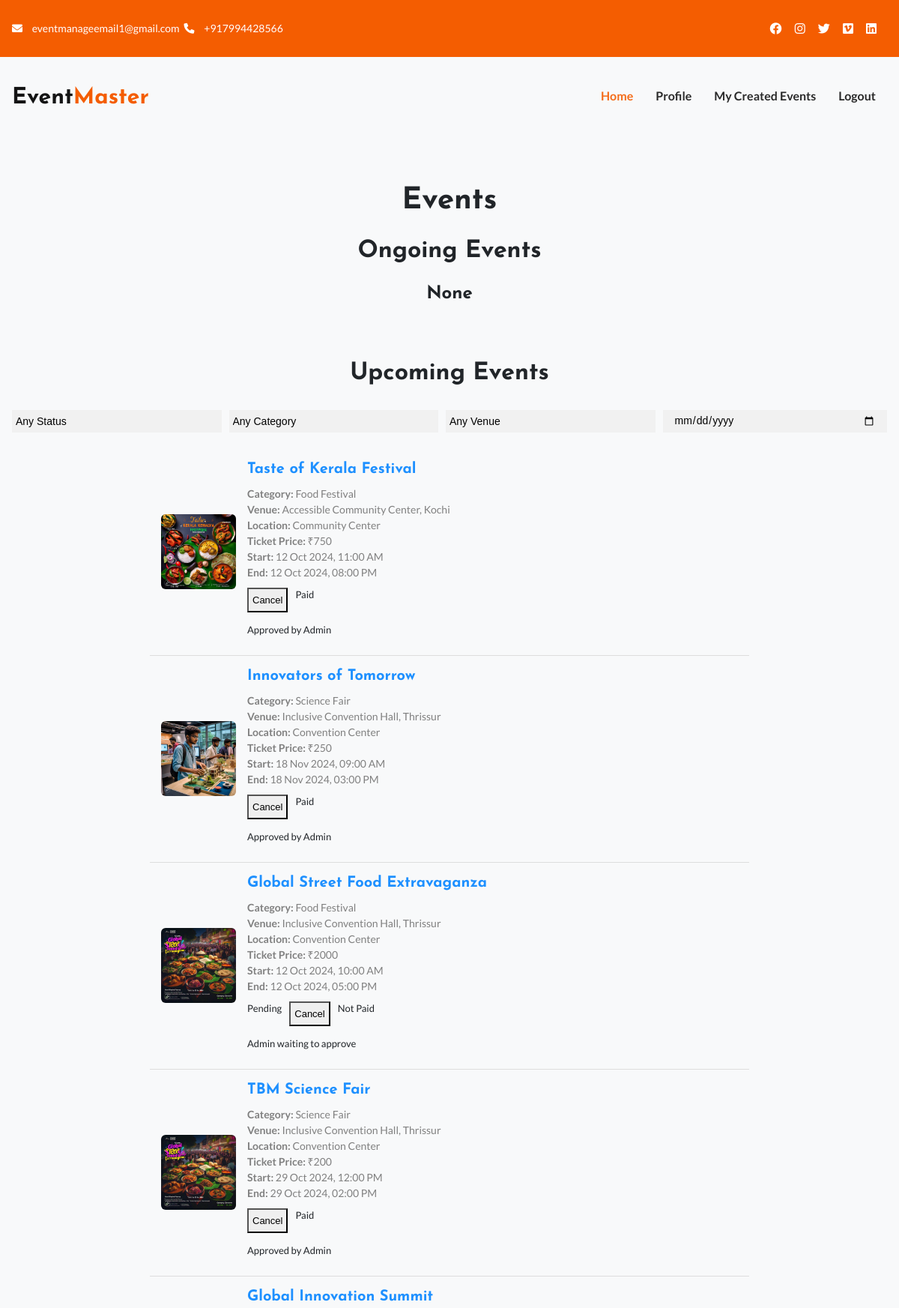
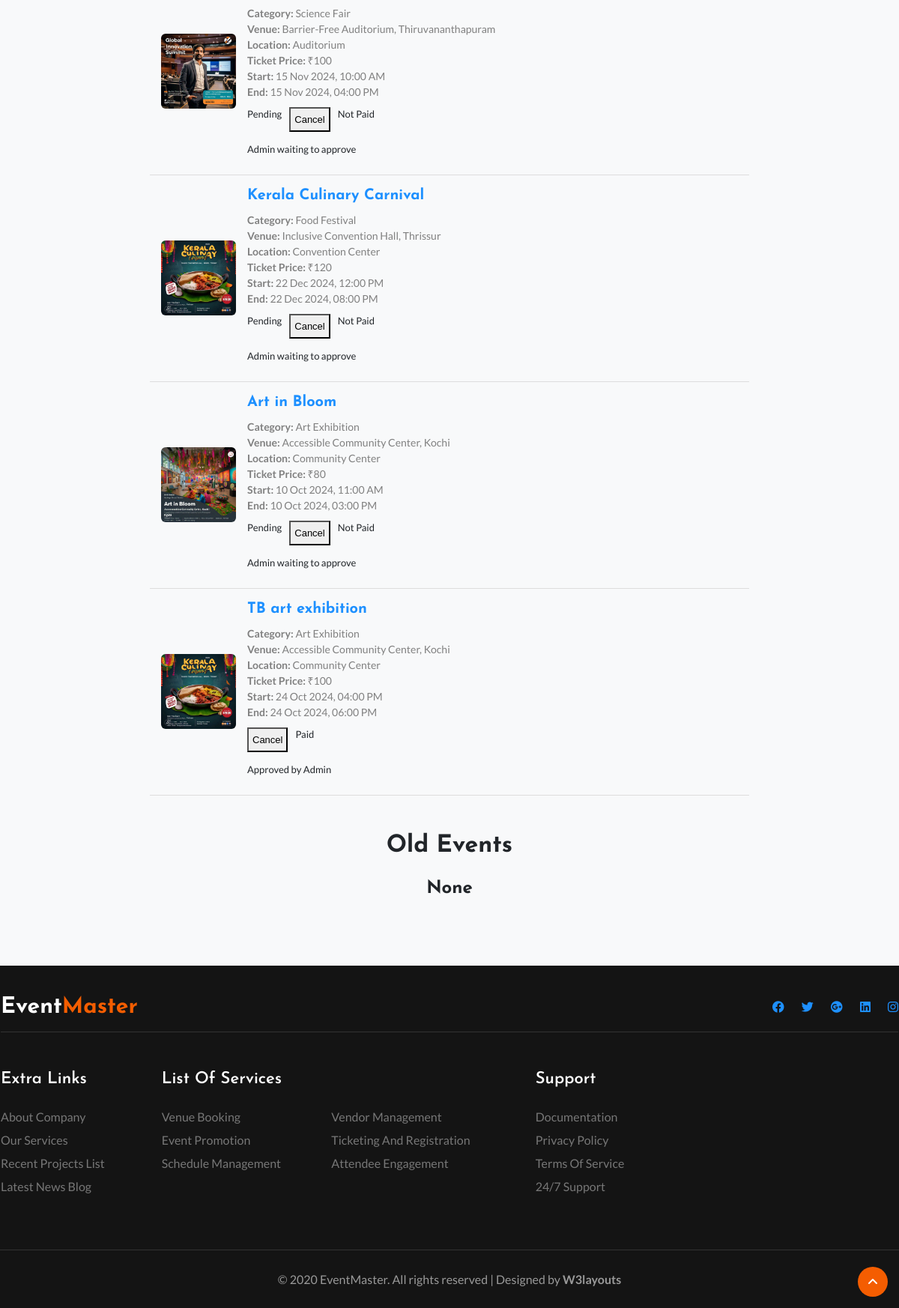
Page /organizerevents (signed in) on the committed database (2 pictures, top to bottom).
### event_manage_app/models.py (models this page shows)
class Event(models.Model):
    name = models.CharField(max_length=255)
    image = models.FileField()
    category = models.ForeignKey(EventCategory, on_delete=models.SET_NULL, null=True)
    organizer = models.ForeignKey(Organizer, on_delete=models.SET_NULL, null=True)
    user = models.ForeignKey(User, on_delete=models.SET_NULL, null=True)
    venue = models.ForeignKey(Venue, on_delete=models.SET_NULL, null=True)
    ticketprice = models.PositiveIntegerField()
    maxparticipants = models.PositiveIntegerField()
    start = models.DateTimeField()
    end = models.DateTimeField()
    details = models.TextField()
    approvedbyadmin = models.BooleanField(default=False)
    payed = models.BooleanField(default=False)
    participants=models.PositiveIntegerField(default=0)
    status = models.CharField(max_length=100,default='pending')
    statusreason = models.TextField(default='Admin waiting to approve')
    approveddate = models.DateTimeField(null=True, blank=True)
    price=models.PositiveIntegerField(default=0)
    isrefunded = models.BooleanField(default=False)
    refunddate = models.DateTimeField(null=True, blank=True)
    refundid = models.CharField(max_length=150,default='nil')
    refundprice = models.PositiveIntegerField(default=0)

class EventCategory(models.Model):
    name = models.CharField(max_length=255)
    OPTION_ONE = 'organizer'
    OPTION_TWO = 'userandorganizer'
    OPTIONS = [
        (OPTION_ONE, 'Organizer level'),
        (OPTION_TWO, 'User Level'),
    ]
    level = models.CharField(
        max_length=50,
        choices=OPTIONS,
        default=OPTION_ONE,
    )
    priceperhour = models.PositiveIntegerField()

class Venue(models.Model):
    name = models.CharField(max_length=255)
    image = models.FileField()
    address = models.TextField()
    district = models.CharField(max_length=100)
    location = models.CharField(max_length=200)
    pincode = models.CharField(max_length=6)
    gmaplink = models.CharField(max_length=255,default="www.chat.openai.com")
    maxparticipants = models.PositiveIntegerField()

### event_manage_app/views.py (the view)
# urls.py: path('organizerevents', views.organizerevents, name='organizerevents'),
def organizerevents(re):
    if 'user' in re.session:
        try:
            c = Organizer.objects.get(username=re.session['user'])
        except Exception:
            return redirect(login)
        updaterejected()
        current_datetime = timezone.now()
        now = current_datetime
        len1 = 0
        len2 = 0
        len3 = 0
        events = Event.objects.filter(organizer=c)
        for event in events:
            if event.start <= now and event.end >= now:
                len1 += 1
            elif event.start > now:
                len2 += 1
            elif event.end < now:
                len3 += 1
        status_values = ['pending', 'approved', 'rejected', 'paid', 'cancelled']
        venues = Venue.objects.all()
        categories = EventCategory.objects.all()
        return render(re, 'organizerevents.html', {'events': events, 'now': now, 'len1': len1, 'len2': len2, 'len3': len3,'status_values': status_values, 'venues': venues,'categories': categories})
    messages.warning(re,"Organizer not logged in")
    return redirect(login)

### event_manage_app/views.py (called while the page is built)
def updaterejected():
    current_datetime = timezone.now()
    now = current_datetime
    events = Event.objects.filter(status='approved')
    for event in events:
        if (event.approveddate is not None) and (event.approveddate <= current_datetime - timedelta(hours=24)):
            event.status = 'rejected'
            event.statusreason = 'Rejected by not Paying within 24Hrs'
            event.save()  # Save the updated event status

### templates/organizerevents.html (shortened to what this page needs)
<!doctype html>
<html lang="zxx">
<head>
	{% load static %}
    <link href="https://maxcdn.bootstrapcdn.com/bootstrap/4.5.2/css/bootstrap.min.css" rel="stylesheet">
	<link rel="stylesheet" href="{% static 'css/style-starter.css' %}">
	<link rel="stylesheet" href="https://cdnjs.cloudflare.com/ajax/libs/font-awesome/6.0.0-beta3/css/all.min.css">
</head>
<body>
	<section class="w3l-top-header-content">
		<div class="hny-top-menu">
			<div class="container">
				<div class="row">
					<ul class="accounts col-sm-8">
						<li class="top_li mr-lg-0"><span class="fa fa-envelope-o"></span>
							<a href="mailto:eventmanageemail1@gmail.com" class="mail"> eventmanageemail1@gmail.com</a>
						</li>
						<li class="top_li"><span class="fa fa-phone"></span>
							<a href="tel:+917994428566">+917994428566</a>
						</li>
					</ul>
					<ul class="social-top col-sm-4">
						<li><a href="https://www.facebook.com/login.php/"><span class="fab fa-facebook"></span></a></li>
						<li><a href="https://www.instagram.com/accounts/login/?hl=en"><span class="fab fa-instagram"></span></a> </li>
						<li><a href="https://twitter.com/login"><span class="fab fa-twitter"></span></a></li>
						<li><a href="https://vimeo.com/log_in"><span class="fab fa-vimeo"></span></a> </li>
						<li>
							<a href="https://www.linkedin.com/login">
								<span class="fab fa-linkedin"></span>
							</a>
						</li>
					</ul>
				</div>
			</div>
		</div>
	</section>
	<header class="w3l-header-nav">
		<nav class="navbar navbar-expand-lg navbar-light fill px-lg-0 py-0 px-3">
			<div class="container">
				<h1><a class="navbar-brand" href="index.html">Event<span>Master</span></a></h1>
				<div class="collapse navbar-collapse" id="navbarSupportedContent">
					<ul class="navbar-nav ml-auto">
						<li class="nav-item active">
							<a class="nav-link" href="organizerhome">Home</a>
						</li>
						<li class="nav-item">
							<a class="nav-link" href="organizerprofile">Profile</a>
						</li>
						<li class="nav-item">
							<a class="nav-link" href="organizerevents">My Created Events</a>
						</li>
						<li class="nav-item">
							<a class="nav-link" href="logout">Logout</a>
						</li>
					</ul>
				</div>
			</div>
		</nav>
	</header>
<div class="container my-5">
    <h1 class="text-center mb-4">Events</h1>
    <h2 class="text-center mb-4">Ongoing Events</h2>
    {% if len1 == 0 %}
    <h4 class="text-center mb-4">None</h4>
    {% endif %}
        <br>
        <br>
    <h2 class="text-center mb-4">Upcoming Events</h2>
    <form id="event-filter-form" class="filter-form">
        <select id="status-dropdown" class="filter-dropdown">
            <option value="any">Any Status</option>
        </select>
        <select id="category-dropdown" class="filter-dropdown">
            <option value="any">Any Category</option>
        </select>
        <select id="venue-dropdown" class="filter-dropdown">
            <option value="any">Any Venue</option>
        </select>
        <input type="date" id="start-date" class="filter-dropdown">
    </form>
    <div id="events-container">
        {% for event in events %}
        {% if event.start > now %}
        <div class="event-item" data-status="{{ event.status }}" data-organizer-id="{{ event.organizer.id }}" data-category-id="{{ event.category.id }}" data-venue-id="{{ event.venue.id }}" data-start-date="{{ event.start.date }}">
            <div class="event-image">
                <img src="{{ event.image.url }}" alt="{{ event.name }}">
            </div>
            <div class="event-details">
                <a href="{% url 'singleeventorganizer' d=event.id %}"><h5>{{ event.name }}</h5></a>
                <p>
                    <strong>Category:</strong> {{ event.category.name }}<br>
                    <strong>Venue:</strong> {{ event.venue.name }}<br>
                    <strong>Location:</strong> {{ event.venue.location }}<br>
                    <strong>Ticket Price:</strong> ₹{{ event.ticketprice }}<br>
                    <strong>Start:</strong> {{ event.start|date:"d M Y, h:i A" }}<br>
                    <strong>End:</strong> {{ event.end|date:"d M Y, h:i A" }}
                </p>
                <div class="status-section">
                    {% if event.status == 'pending' %}
                    <label>Pending</label>
                    <a href="{% url 'canceleventorganizer' d=event.id %}">
                        <button>Cancel</button>
                    </a>
                    {% elif event.status == 'rejected' %}
                    <label>Rejected</label>
                    {% elif event.status == 'paid' %}
                        <a href="{% url 'canceleventorganizer' d=event.id %}">
                            <button>Cancel</button>
                        </a>
                    {% elif event.status == 'cancelled' %}
                        <label>Cancelled</label>
                    {% endif %}
                    {% if event.payed %}
                    <label>Paid</label>
                    {% else %}
                    <label>Not Paid</label>
                    {% endif %}
                </div>
                <div class="status-reason">
                    <label>{{ event.statusreason }}</label>
                </div>
            </div>
        </div>
        {% endif %}
        {% endfor %}
    </div>
        <br>
        <br>
    <h2 class="text-center mb-4">Old Events</h2>
    {% if len3 == 0 %}
    <h4 class="text-center mb-4">None</h4>
    {% endif %}
	</div>
	<footer class="w3l-footer-66">
		<div class="footer-28-main">
			<div class="container">
				<div class="row footer-hny-top">
					<div class="col-lg-6 footer-logo pl-lg-0">
						<h2><a class="navbar-brand" href="index.html">Event<span>Master</span></a></h2>
					</div>
					<div class="col-lg-6 main-social-footer-28 pr-lg-0">
						<a href="https://www.facebook.com/login.php/"><span class="fab fa-facebook"></a>
						<a href="https://twitter.com/login"><span class="fab fa-twitter"></a>
						<a href="https://accounts.google.co.in/"><span class="fab fa-google-plus"></a>
						<a href="https://www.linkedin.com/login"><span class="fab fa-linkedin"></a>
						<a href="https://www.instagram.com/accounts/login/?hl=en"><span class="fab fa-instagram"></a>
					</div>
				</div>
				<div class="row footer-top-28">
					<div class="col-lg-2 col-md-6 footer-list-28 pl-lg-0">
						<h6 class="footer-title-28">Extra Links</h6>
						<ul>
							<li><a href="about">About Company</a></li>
							<li><a href="services">Our Services</a></li>
							<li><a href="portfolio">Recent projects list</a></li>
							<li><a href="blog">Latest News blog</a></li>
						</ul>
					</div>
					<div class="col-lg-5 col-md-6 footer-list-28">
						<h6 class="footer-title-28">list of Services</h6>
						<ul class="d-grid footer-column-2">
							<li><a href="services.html">Venue Booking</a></li>
							<li><a href="services.html">Vendor Management</a></li>
							<li><a href="services.html">Event Promotion</a></li>
							<li><a href="services.html">Ticketing and Registration</a></li>
							<li><a href="services.html">Schedule Management</a></li>
							<li><a href="services.html">Attendee Engagement</a></li>
						</ul>
					</div>
					<div class="col-lg-2 col-md-6 footer-list-28">
						<h6 class="footer-title-28">Support</h6>
						<ul>
							<li><a href="#link">Documentation</a></li>
							<li><a href="#link">Privacy policy</a></li>
							<li><a href="#link">Terms of service</a></li>
							<li><a href="#link">24/7 support</a></li>
						</ul>
					</div>
					<div class="col-lg-3 col-md-6 footer-list-28 pr-lg-0">
					</div>
				</div>
			</div>
			<div class="midd-footer-28 align-center">
				<p class="copy-footer-28">© 2020 EventMaster. All rights reserved | Designed by <a
						href="https://w3layouts.com">W3layouts</a></p>
			</div>
		</div>
		<button onclick="topFunction()" id="movetop" title="Go to top">
			<span class="fa fa-angle-up"></span>
		</button>
	</footer>
</body>
</html>

### rows in the picture
Event: image (picture), name "Taste of Kerala Festival", category.name "Food Festival", venue.name "Accessible Community Center, Kochi", venue.location "Community Center", ticketprice "750", start "12 Oct 2024, 11:00 AM", end "12 Oct 2024, 08:00 PM", status "Cancel", payed "Paid", statusreason "Approved by Admin"
Event: image (picture), name "Innovators of Tomorrow", category.name "Science Fair", venue.name "Inclusive Convention Hall, Thrissur", venue.location "Convention Center", ticketprice "250", start "18 Nov 2024, 09:00 AM", end "18 Nov 2024, 03:00 PM", status "Cancel", payed "Paid", statusreason "Approved by Admin"
Event: image (picture), name "Global Street Food Extravaganza", category.name "Food Festival", venue.name "Inclusive Convention Hall, Thrissur", venue.location "Convention Center", ticketprice "2000", start "12 Oct 2024, 10:00 AM", end "12 Oct 2024, 05:00 PM", status "Pending", payed "Not Paid", statusreason "Admin waiting to approve"
Event: image (picture), name "TBM Science Fair", category.name "Science Fair", venue.name "Inclusive Convention Hall, Thrissur", venue.location "Convention Center", ticketprice "200", start "29 Oct 2024, 12:00 PM", end "29 Oct 2024, 02:00 PM", status "Cancel", payed "Paid", statusreason "Approved by Admin"
Event: image (picture), name "Global Innovation Summit", category.name "Science Fair", venue.name "Barrier-Free Auditorium, Thiruvananthapuram", venue.location "Auditorium", ticketprice "100", start "15 Nov 2024, 10:00 AM", end "15 Nov 2024, 04:00 PM", status "Pending", payed "Not Paid", statusreason "Admin waiting to approve"
Event: image (picture), name "Kerala Culinary Carnival", category.name "Food Festival", venue.name "Inclusive Convention Hall, Thrissur", venue.location "Convention Center", ticketprice "120", start "22 Dec 2024, 12:00 PM", end "22 Dec 2024, 08:00 PM", status "Pending", payed "Not Paid", statusreason "Admin waiting to approve"
Event: image (picture), name "Art in Bloom", category.name "Art Exhibition", venue.name "Accessible Community Center, Kochi", venue.location "Community Center", ticketprice "80", start "10 Oct 2024, 11:00 AM", end "10 Oct 2024, 03:00 PM", status "Pending", payed "Not Paid", statusreason "Admin waiting to approve"
Event: image (picture), name "TB art exhibition", category.name "Art Exhibition", venue.name "Accessible Community Center, Kochi", venue.location "Community Center", ticketprice "100", start "24 Oct 2024, 04:00 PM", end "24 Oct 2024, 06:00 PM", status "Cancel", payed "Paid", statusreason "Approved by Admin"
